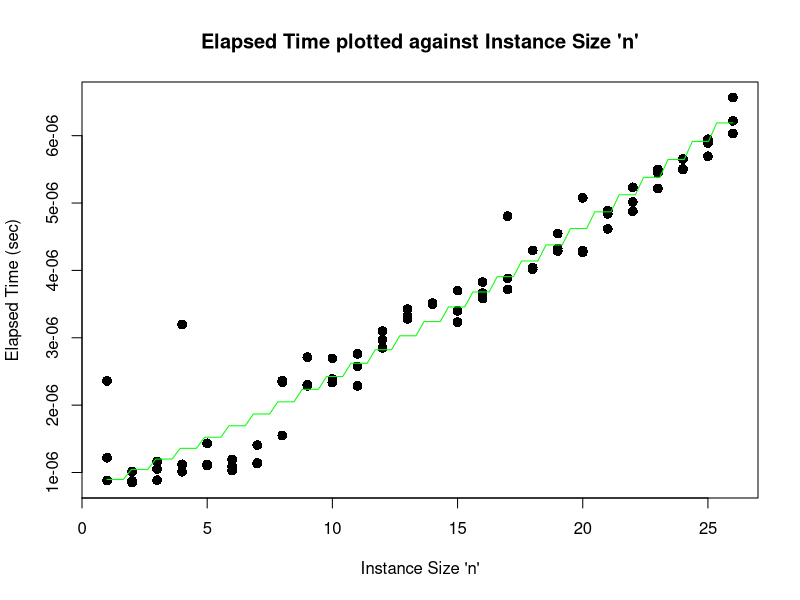
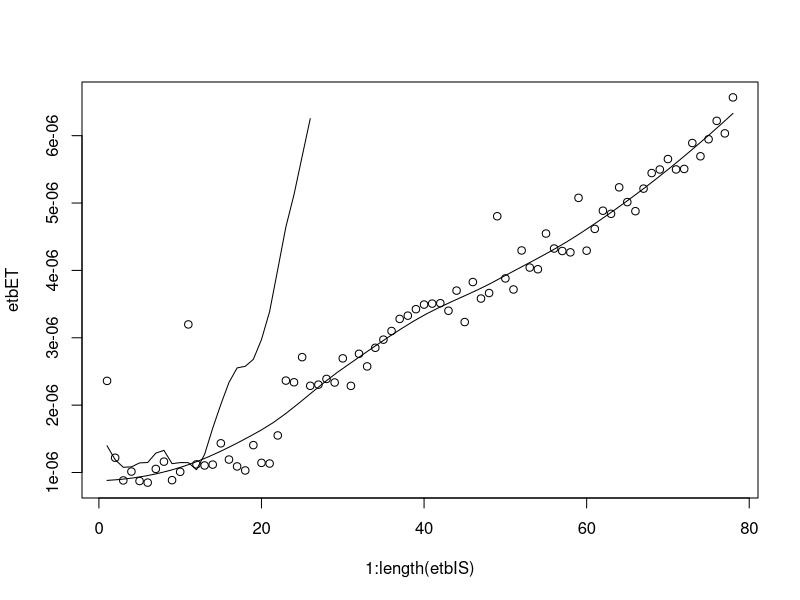
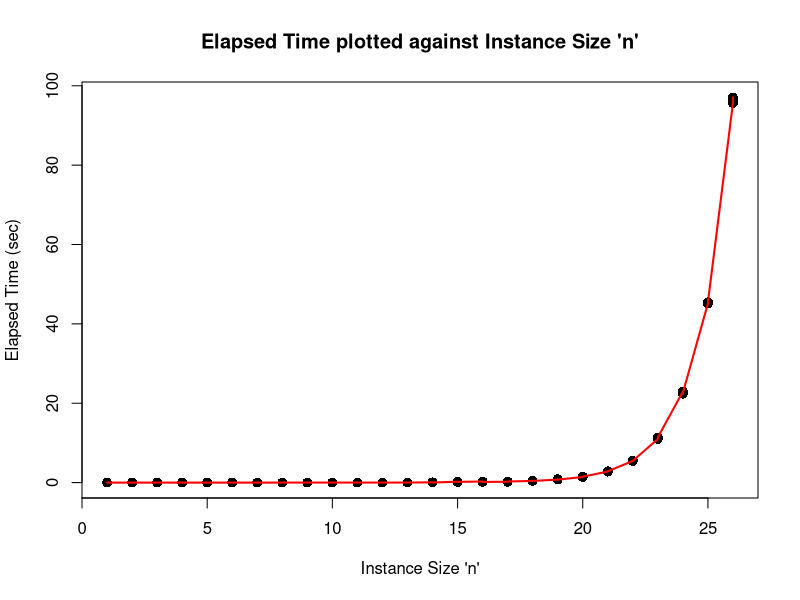

These figures' R source, in order: (Note: this script raises an error after producing the figures.)
#Read File In
data.EndToBeginning = read.csv("dataEndToBeginning.csv", h=T)

#Attach data / create variables
attach(data.EndToBeginning)
etbET = Elapsed.Time
etbIS = Instance.Size.n

plot(etbIS, etbET, pch = 16, cex = 1.3, col = "black", main = "Elapsed Time plotted against Instance Size 'n'", xlab = "Instance Size 'n'", ylab = "Elapsed Time (sec)")

###LINEAR MODEL
##lm(etbET ~ etbIS)
##abline(lm(etbET ~ etbIS))
###BEST FIT CURVE

##lines(etbIS, etbET, lwd=2, col = "red")

fit2 <- lm(etbET~poly(etbIS,2,raw=TRUE))

xx <- seq(1,26, length=78)
lines(xx, predict(fit2, data.frame(x=xx)), col="green")

scatter.smooth(x=1:length(etbIS), y=etbET, span=2/3, degree=2)

loessModel <- loess(formula = fit2, span = 1)
smoothed <- predict(loessModel) 
lines(smoothed, x=etbIS)


##### POWER SET ########
data.PowerSet = read.csv("dataPowerSet.csv", h=T)

attach(data.PowerSet)
psET = Elapsed.Time
psIS = Instance.Size.n

plot(psIS, psET, pch = 16, cex = 1.3, col = "black", main = "Elapsed Time plotted against Instance Size 'n'", xlab = "Instance Size 'n'", ylab = "Elapsed Time (sec)")

###BEST FIT CURVE

psmodel2 <- lm(psET ~ psIS + I(psIS^2))
summary(psmodel2)

psmodel3 <- lm(psET ~ psIS + I(psIS^2) + I(psIS^3))
summary(psmodel3)
#lines(smooth.spline(psIS, predict(psmodel2)), col="green", lwd=3)
psFit <- lm(psET~psIS)
lines(psIS, psET, lwd=2, col = "red")
#psm2 <- lm(psET~poly(psIS, 2, raw = TRUE))
#psm3 <- lm (psET~psIS + I(psIS^2))
#summary(psm2)
#summary(psm3)
#lines(psIS, predict(psm2), col = "blue")




##### ----- End ----- #####



#points(psIS, psET, pch = 16, cex = 1.3, col = "red")
#points(etbIS, etbET, pch = 16, cex = 1.3, col = "blue")



##plot(Elapsed.Time~Instance.Size..n.,col="red")
plot(Instance.Size..n., Elapsed.Time, pch = 16, cex = 1.3, col = "blue", main = "Elapsed Time plotted against Instance Size 'n'", xlab = "Instance Size 'n'", ylab = "Elapsed Time (sec)")
plot(Instance.Size..n., Elapsed.Time, pch = 16, cex = 1.3, col = "red",  main = "Elapsed Time plotted against Instance Size 'n'", xlab = "Instance Size 'n'", ylab = "Elapsed Time (sec)")
points()
